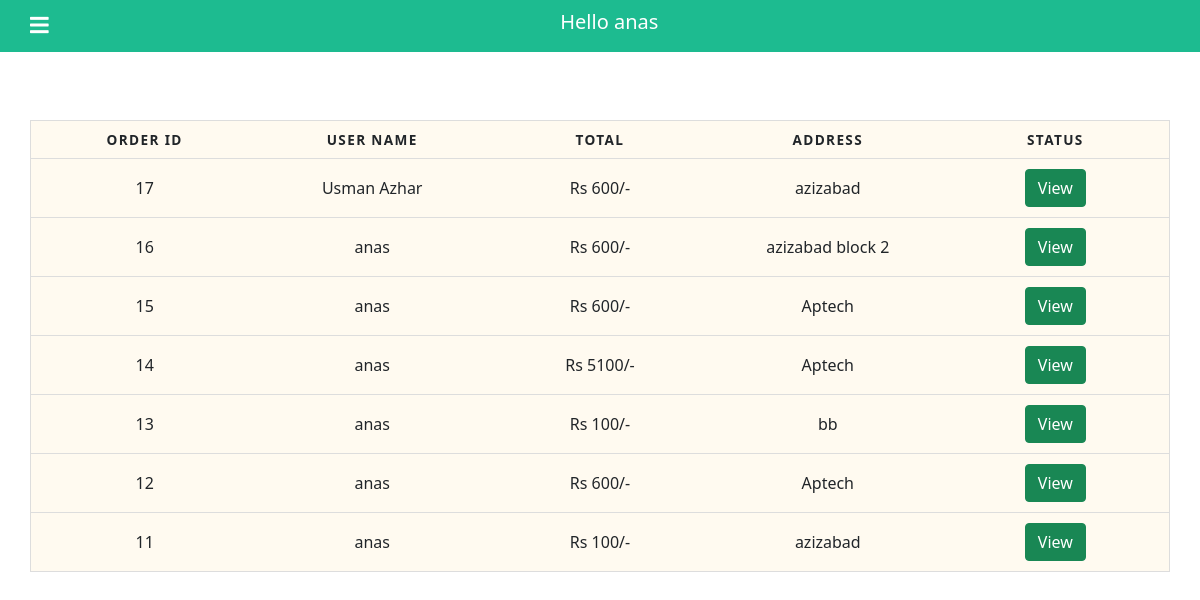
/admin/orders.php (signed in), run on the app's committed database.
### tables this page shows
CREATE TABLE `orders` (
  `id` int(11) NOT NULL,
  `user_id` int(11) NOT NULL,
  `books_id` int(11) NOT NULL,
  `time` time NOT NULL,
  `date` date NOT NULL,
  `status` varchar(50) NOT NULL,
  `total` varchar(100) NOT NULL,
  `address` text NOT NULL,
  `order_condition` varchar(50) NOT NULL
);

CREATE TABLE `users` (
  `id` int(11) NOT NULL,
  `name` varchar(50) NOT NULL,
  `password` varchar(20) NOT NULL,
  `email` varchar(100) NOT NULL,
  `role` int(11) NOT NULL
);

### admin/orders.php (the view, shortened to what this page needs)
<?php
include("../includes/db.inc.php");
$query = "SELECT * FROM orders WHERE status=('Delivered'&'PDF') ORDER BY id DESC";
$run = mysqli_query($con, $query);
$row = mysqli_num_rows($run);
?>
<!DOCTYPE html>
<html lang="en">
<head>
    <link rel="stylesheet" href="../css/admin.css">
    <link rel="stylesheet" href="../css/bootstrap.min.css">
    <link rel="stylesheet" href="https://pro.fontawesome.com/releases/v5.10.0/css/all.css" />
</head>
<body>
    <?php
    include("../includes/admin_navbar.php");
    ?>
    <div class="my_table admin_all_menu_section">
        <table class="mx-auto mt-5 container">
            <thead>
                <tr>
                    <th scope="col">Order Id</th>
                    <th scope="col">User Name</th>
                    <th scope="col">Total</th>
                    <th scope="col">Address</th>
                    <th scope="col">Status</th>
                </tr>
            </thead>
            <tbody>
                <?php
                if ($row > 0) {
                    while ($data = mysqli_fetch_assoc($run)) {
                        $user = $data["user_id"];
                        global $username;
                        $user_query = "SELECT * FROM users WHERE id='$user'";
                        $user_run = mysqli_query($con, $user_query);
                        if ($user_run) {
                            foreach ($user_run as $u) {
                                $username = $u["name"];
                            }
                        }
                ?>
                        <tr>
                            <td data-label="Id" class="catId">
                                <?php echo $data["id"] ?>
                            </td>
                            <td data-label="User Name">
                                <?php echo $username; ?>
                            </td>
                            <td data-label="Total">
                                Rs <?php echo $data["total"] ?>/-
                            </td>
                            <td data-label="Address">
                                <?php echo $data["address"] ?>
                            </td>
                            <td data-label="Status">
                                <button type="button" class="btn btn-success" data-bs-toggle="modal" data-bs-target="#O_<?php echo $data['id']; ?>">
                                    View
                                </button>
                            </td>
                        </tr>
                <?php }
                } ?>
            </tbody>
        </table>
    </div>
</body>
</html>

### css/admin.css (style rules this page uses)
.my_table { height: 720px; overflow: auto; }
.my_table table { border: 1px solid #ccc; border-collapse: collapse; margin: 0; padding: 0; width: 100%; table-layout: fixed; }
.my_table table tr { background-color: floralwhite; border: 1px solid #ddd; padding: .35em; }
.my_table table th, .my_table table td { padding: .625em; text-align: center; }
.my_table table th { font-size: .85em; letter-spacing: .1em; text-transform: uppercase; }

### data on the page
orders: id "17", user.name "Usman Azhar", total "600", address "azizabad"
orders: id "16", user.name "anas", total "600", address "azizabad block 2"
orders: id "15", user.name "anas", total "600", address "Aptech"
orders: id "14", user.name "anas", total "5100", address "Aptech"
orders: id "13", user.name "anas", total "100", address "bb"
orders: id "12", user.name "anas", total "600", address "Aptech"
orders: id "11", user.name "anas", total "100", address "azizabad"

### other printed values
$_SESSION["username"] "anas"
